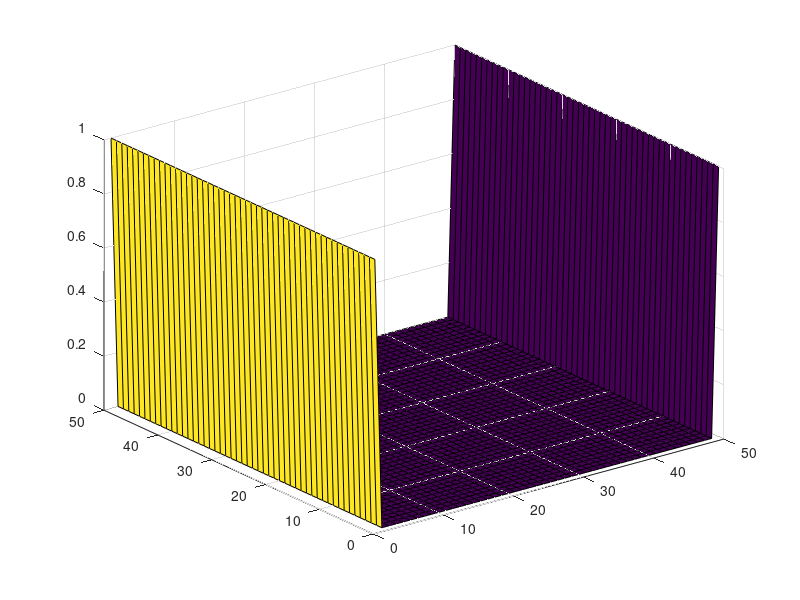

Reproduce this figure in MATLAB. (Note: this script raises an error after producing the figure.)
clearvars
clearvars -GLOBAL
close all
format shortE

BCL = 1; %voltage at the left side of the Boundary Condition
BCR = 0; %voltage at the right side of the Boundary Condition
%nx = randi([10 100],1);
%ny = randi([10 100],1);
nx =50;
ny = 50;
V = zeros(nx,ny);
iterations = 100;
for m = 1:nx
    p = m;
    V(p,1) = 1;
    V(p,ny) = 1;
end
for step = 1:iterations
surf(V);
pause(0.01);
for j = 1:ny
    for d = 1:nx
        i = d;
        if j == 1
            V(i,1) = 1;
        elseif j == ny
            V(i,ny) =1;
        elseif i == 1 
            V(1,j) =0;
        elseif i == nx
            V(nx,ny)=0;
        else
            va = V(i+1,j);
            vb = V(i-1,j);
            vc = V(i,j+1);
            vd =V(i,j-1);
            V(i,j) = average(4,va,vb,vc,vd);
        end
    end
end
end